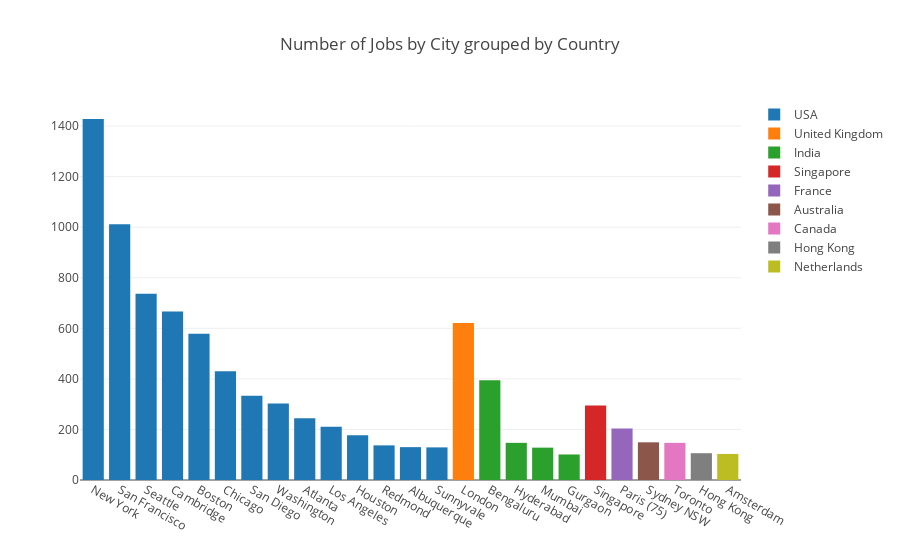

Notebook cell for this chart:
### Code cell
countries = list(jobs['country'].unique())

graph_data = []
for country in list(top_25_cities.country.unique()):
    job_counts = []
    city_names = []
    cities = list(top_25_cities[top_25_cities['country']==country].city)
    
    for city in cities:
        job_counts.append(top_25_cities[top_25_cities['city'] == city]['count'].values[0])
        city_names.append(city)

    graph_data.append(go.Bar(
        y = job_counts,
        x = city_names,
        name = country))


bar_layout = Layout(
    title='Number of Jobs by City grouped by Country',
    paper_bgcolor='rgba(0,0,0,0)',
    plot_bgcolor='rgba(0,0,0,0)'
)

py.offline.iplot(Figure(data=graph_data, layout=bar_layout), filename='title-barplot_25_top_cities')

### Figure 1 — Plotly figure (JSON) as saved in the notebook; plotly's stock layout.template omitted (floating-point values rounded to 4 significant figures)
{"data": [{"name": "USA", "type": "bar", "x": ["New York", "San Francisco", "Seattle", "Cambridge", "Boston", "Chicago", "San Diego", "Washington", "Atlanta", "Los Angeles", "Houston", "Redmond", "Albuquerque", "Sunnyvale"], "y": [1428, 1012, 737, 667, 579, 430, 333, 303, 244, 211, 177, 137, 130, 129]}, {"name": "United Kingdom", "type": "bar", "x": ["London"], "y": [621]}, {"name": "India", "type": "bar", "x": ["Bengaluru", "Hyderabad", "Mumbai", "Gurgaon"], "y": [395, 147, 128, 101]}, {"name": "Singapore", "type": "bar", "x": ["Singapore"], "y": [295]}, {"name": "France", "type": "bar", "x": ["Paris (75)"], "y": [204]}, {"name": "Australia", "type": "bar", "x": ["Sydney NSW"], "y": [149]}, {"name": "Canada", "type": "bar", "x": ["Toronto"], "y": [147]}, {"name": "Hong Kong", "type": "bar", "x": ["Hong Kong"], "y": [106]}, {"name": "Netherlands", "type": "bar", "x": ["Amsterdam"], "y": [103]}], "layout": {"paper_bgcolor": "rgba(0,0,0,0)", "plot_bgcolor": "rgba(0,0,0,0)", "title": "Number of Jobs by City grouped by Country"}}
